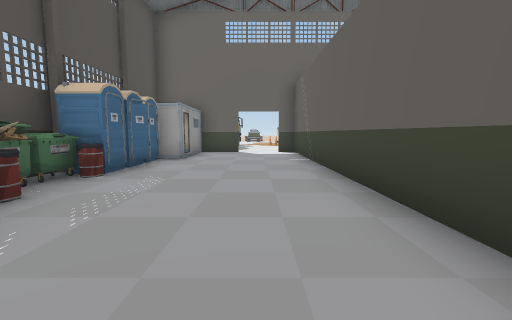
view 1 (above)

24 first-person views from a walk through a scene from a Unity 3-D project. The camera is 1.4 m above the floor, tilts 6° down and sees 90° across. Doors are open. The floor is counted in squares, 2 m on a side. Each view is taken from the middle of a square. On the plan, view 1 faces up. The plan holds only what a view shows up to about 9 squares ahead; the rest is blank. The place goes on beyond the plan. The player character is not drawn. Some surface patterns are stand-ins.

view 2
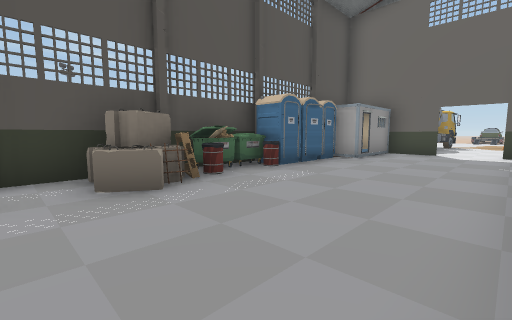

view 3
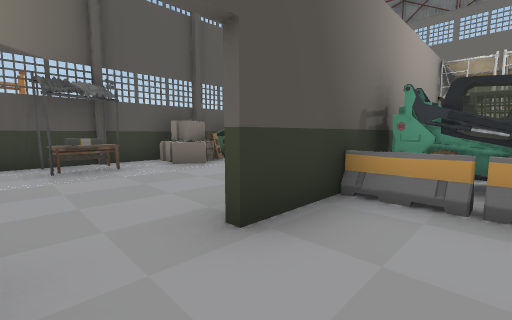

view 4
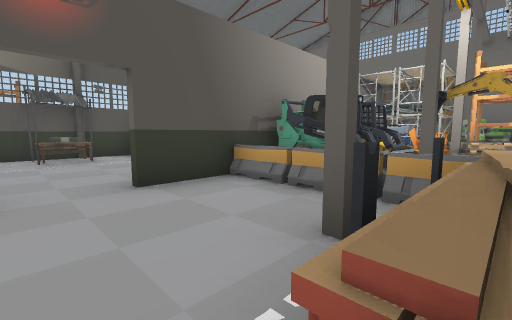

view 5
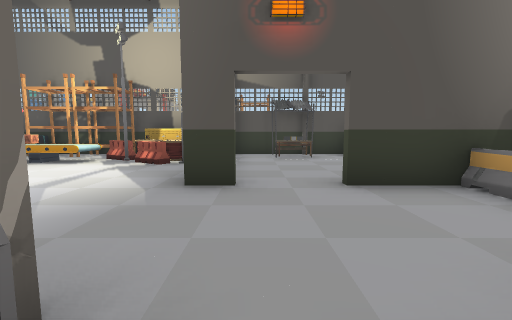

view 6
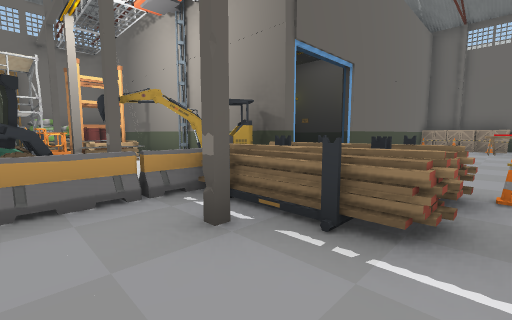

view 7
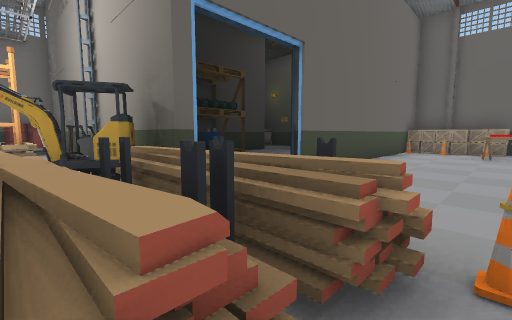

view 8
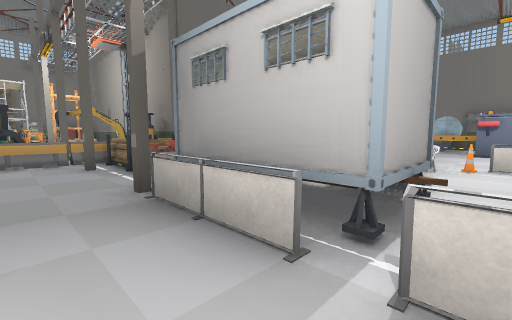

view 9
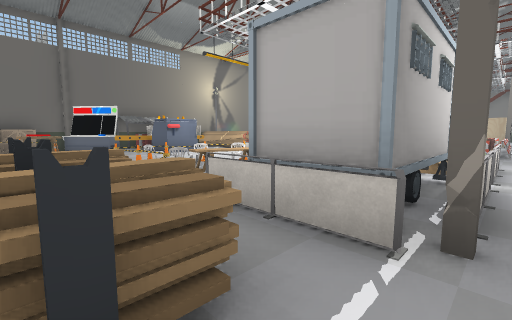

view 10
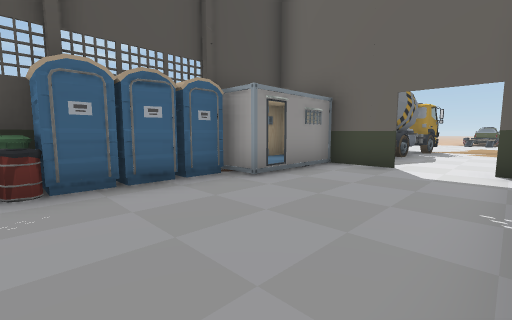

view 11
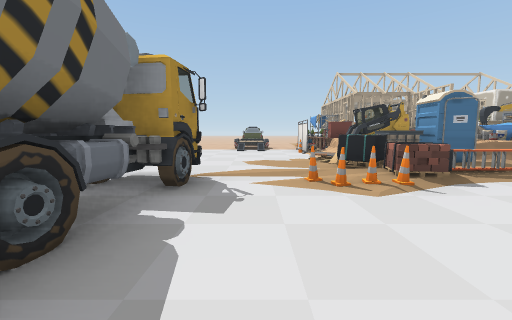

view 12
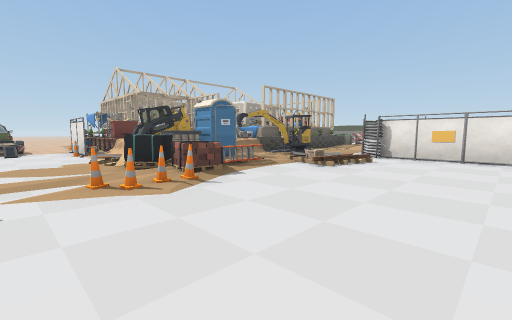

view 13
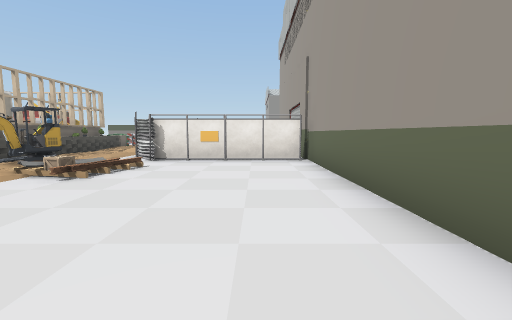

view 14
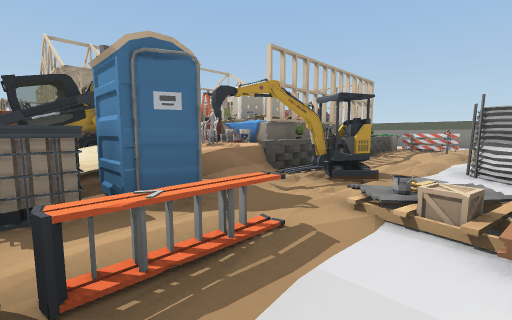

view 15
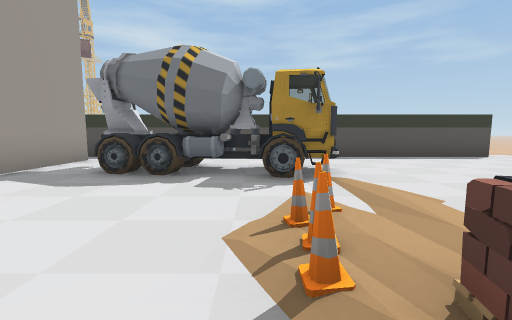

view 16
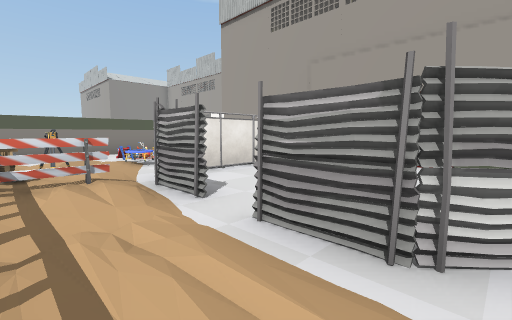

view 17
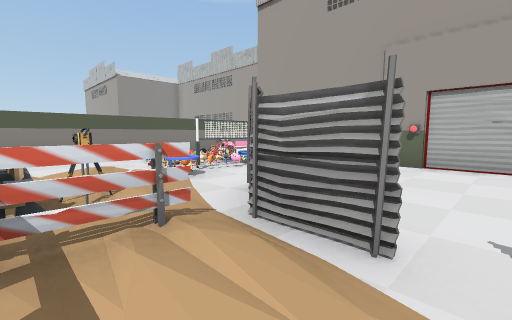

view 18
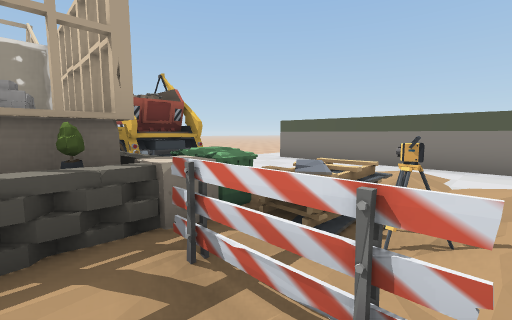

view 19
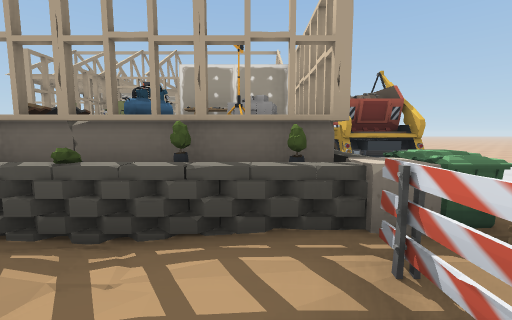

view 20
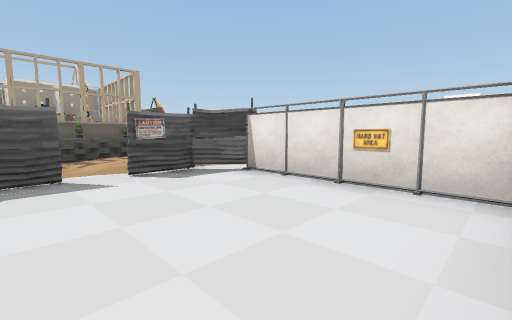

view 21
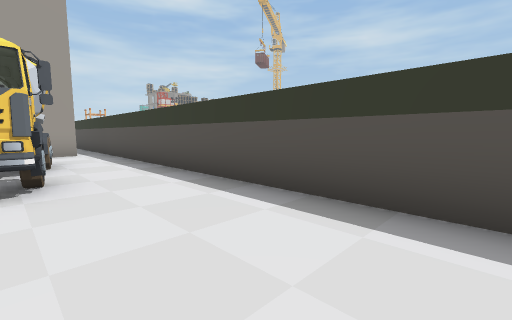

view 22
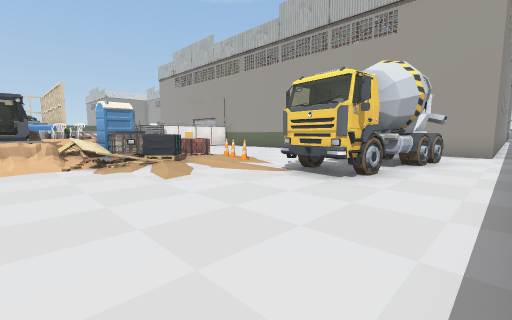

view 23
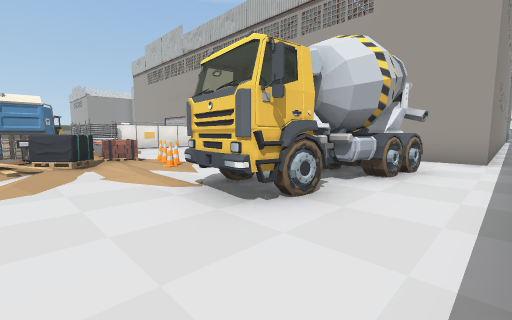

view 24
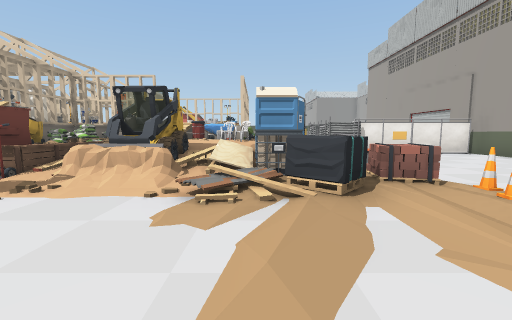

### Floor plan
Key: @ floor where view 1 was taken; # wall or solid block; x gap in a wall; . main floor; : floor 0.25 m higher than the main floor; + floor 1 m higher than the main floor; / step, stairs or slope; D open door; = window, fence, low wall or low ledge; ^ raised ledge; v drop or lower ground; O other object.
Columns run from 7 left of view 1 to 18 right of it. Each row starts with its distance up from view 1.
 19   #......OOO/O    OOOO...#
 18   #......////OO  OOO    .#
 17   #....///OOO+OOOOOO/  ..#
 16   #......OOO/OO.//:Ov///.#
 15   #..OO.OOOO///////xO///.#
 14   #..OO.OO..O/.OO.OO.=O..#
 13   #..O.........#...#.OOO:#
 12   #..O.........#...#.OO O#
 11   #..O.........#...#.OOO #
 10   #..##D#......#...#.
  9   #.OO..###OOO   ##
  8    .OO...##OO#
  7    .OO...OOO.#
  6    .O....OOOO#   #
  5    .O....OOOOO   ##
  4    .O....O O.O   #
  3     O....OOO.
  2     O....OOOOO#
  1    #OO...OOOOO==######O
  0    #OO.@.#.O^^    ...OOO
 -1 O  #OOO.DD..^^ .......OO
 -2 O  #....DD...OOO.....O #
 -3 O  #    #..OOOOOOO  O#
 -4      OO....OO  OO.....
 -5     OOO.....OO:OO.....
 -6    #OOO.. .OO   O...OO

Where each view was taken, in squares from view 1:
view 1: 0 up, 0 right, facing up
view 2: 0 up, 1 right, facing up-left
view 3: 2 down, 3 right, facing up-left
view 4: 2 down, 5 right, facing up-left
view 5: 2 down, 5 right, facing left
view 6: 2 down, 3 right, facing up-right
view 7: 2 down, 5 right, facing up-right
view 8: 6 down, 3 right, facing up-right
view 9: 1 down, 4 right, facing down-right
view 10: 4 up, 1 right, facing up-left
view 11: 11 up, 0 right, facing up
view 12: 11 up, 0 right, facing up-right
view 13: 11 up, 1 right, facing right
view 14: 14 up, 3 right, facing up-right
view 15: 14 up, 3 right, facing left
view 16: 16 up, 8 right, facing down-right
view 17: 16 up, 10 right, facing down-right
view 18: 15 up, 11 right, facing up-right
view 19: 15 up, 11 right, facing up
view 20: 10 up, 9 right, facing up-right
view 21: 19 up, 2 left, facing down-left
view 22: 19 up, 4 left, facing down-right
view 23: 17 up, 4 left, facing down-right
view 24: 17 up, 1 left, facing right
